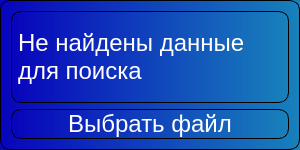
<?xml version="1.0" encoding="UTF-8"?>
<ui version="4.0">
 <class>NotFoundedForSearchDialog</class>
 <widget class="QDialog" name="NotFoundedForSearchDialog">
  <property name="geometry">
   <rect>
    <x>0</x>
    <y>0</y>
    <width>300</width>
    <height>150</height>
   </rect>
  </property>
  <property name="windowTitle">
   <string>Dialog</string>
  </property>
  <property name="styleSheet">
   <string notr="true">* {
	font-size: 24px;
	text-align: center;
	border: 0.5px solid black;
	border-radius: 10px; 
}

QLabel {
 	qproperty-alignment: AlignCenter; 
	
}

QTabWidget::pane {
    top: -1px;
}


QTabWidget::tab-bar {
    left: 5px;
}

QTabBar::tab {
    color: #bbb;
    border: 1px solid #444;
    border-bottom: none;
    border-top-left-radius: 6px;
    border-top-right-radius: 6px;
    padding: 8px 16px;
    margin-right: 4px;
}

QTabBar::tab:hover {
    background: rgba(16, 67, 188, 255);
    color: #fff;
}

QTabBar::tab:selected {
    background: rgba(8, 4, 188, 255);
    color: #fff;
    margin-bottom: -1px;
}

QTabBar::tab:!selected {
    margin-top: 1px;
}

QWidget {
	background-color: qlineargradient(spread:pad, x1:0, y1:0, x2:1, y2:0, stop:0 rgba(8, 4, 188, 255), stop:1 rgba(24, 129, 187, 255));
	color: white;
}

QPushButton:hover {
	background: rgba(16, 67, 188, 255);
}

QPushButton:pressed {
	background: rgba(8, 4, 188, 255);
}
</string>
  </property>
  <layout class="QVBoxLayout" name="verticalLayout_2">
   <item>
    <layout class="QVBoxLayout" name="verticalLayout">
     <item>
      <widget class="QLabel" name="label">
       <property name="text">
        <string>Не найдены данные 
для поиска</string>
       </property>
      </widget>
     </item>
     <item>
      <widget class="QPushButton" name="choose_btn">
       <property name="text">
        <string>Выбрать файл</string>
       </property>
       <property name="icon">
        <iconset resource="../qrc/resoursec.qrc">
         <normaloff>:/icons/ChooseItem.svg</normaloff>:/icons/ChooseItem.svg</iconset>
       </property>
       <property name="iconSize">
        <size>
         <width>30</width>
         <height>30</height>
        </size>
       </property>
      </widget>
     </item>
    </layout>
   </item>
  </layout>
 </widget>
 <resources>
  <include location="../qrc/resoursec.qrc"/>
 </resources>
 <connections/>
</ui>
